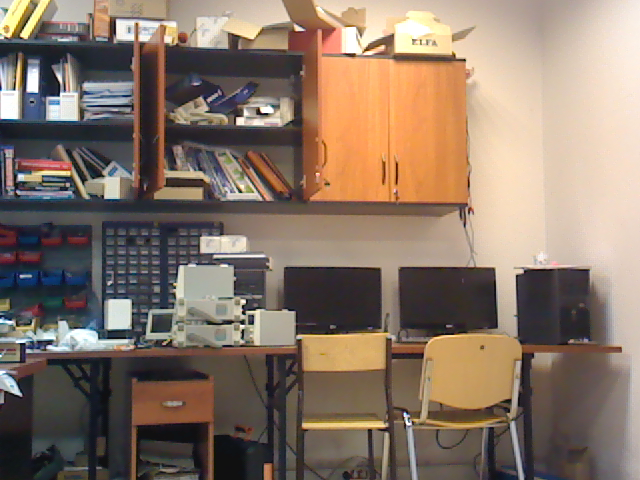
#> input picture Lab_8/detekcja_deskrypcja_dopasowanie/forward-1.bmp, 640 x 480 px
$ python main.py
#> lines starting #> are read from the running program, lines starting #| are printed output that depends on the picture
'''

'''
import cv2
import numpy as np
from matplotlib import pyplot as plt
import time

img = cv2.imread('detekcja_deskrypcja_dopasowanie/forward-1.bmp')
#> img is the input picture: shape (480, 640, 3); mean B, G, R 103.5, 117.9, 136.1
img = cv2.cvtColor(img, cv2.COLOR_BGR2GRAY) #konwersja do skali szarości
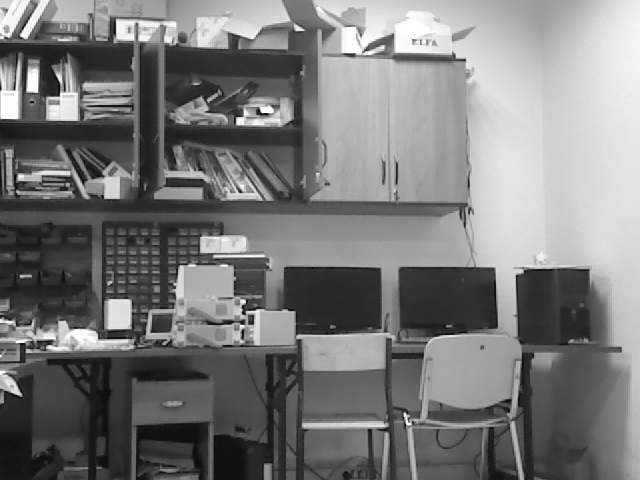
#> img: shape (480, 640); min 15, max 255, mean 121.7

for i in range(1, 7):
    img = cv2.imread(f'detekcja_deskrypcja_dopasowanie/forward-{i}.bmp')
    img = cv2.cvtColor(img, cv2.COLOR_BGR2GRAY)  # konwersja do skali szarości

    print(f'################ forward-{i}.bmp ################ ')
    print(f'////////// FAST /////////// ')
    # FAST
    fast = cv2.FastFeatureDetector_create()  # inicjalizacja detektora
    t_start = time.perf_counter()
    kp = fast.detect(img, None)  # detekcja
#> kp = 3631 keypoints; strongest (x, y, size): (58, 95, 7), (14, 89, 7), (464, 59, 7), (237, 118, 7)
    t_stop = time.perf_counter()
    print(f'FAST: {t_stop - t_start} s')
    img1 = cv2.drawKeypoints(img, kp, None, color=(255, 0, 0))  # narysowanie wykrytych punktów
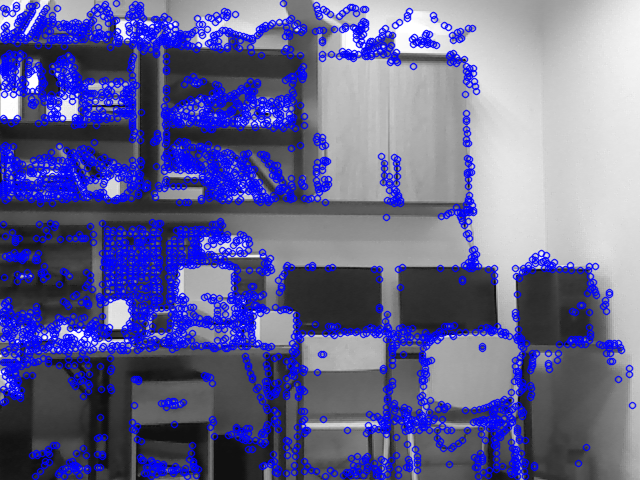
#> img1: shape (480, 640, 3); mean of channels 0, 1, 2 149.5, 100.2, 100.2; drawn as B, G, R
    # Wyświetlenie danych
    print("Threshold: {}".format(fast.getThreshold()))
    print("nonmaxSuppression:{}".format(fast.getNonmaxSuppression()))
    print("neighborhood: {}".format(fast.getType()))
    print("Total FAST Keypoints with nonmaxSuppression: {}".format(len(kp)))
#| Total FAST Keypoints with nonmaxSuppression: 3631

    print(f'////////// ORB /////////// ')
    # ORB
    orb = cv2.ORB_create()  # inicjalizacja detektora
    t_start = time.perf_counter()
    kp = orb.detect(img, None)  # znalezienie punktów kluczowych
#> kp = 500 keypoints; strongest (x, y, size): (261, 111, 31), (263, 112, 37.2), (58, 95, 31), (237, 118, 31)
    # kp, des = orb.compute(img, kp)  # Deskrypcja
    t_stop = time.perf_counter()
    print(f'ORB: {t_stop - t_start} s')
    img2 = cv2.drawKeypoints(img, kp, None, color=(0, 255, 0), flags=0)  # narysowanie wykrytych punktów
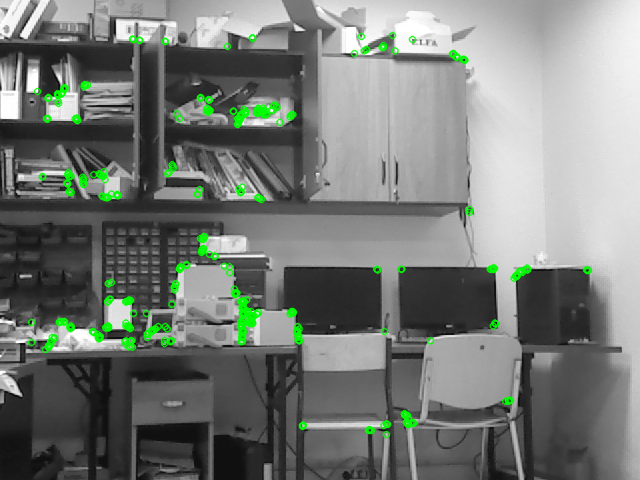
#> img2: shape (480, 640, 3); mean of channels 0, 1, 2 119.1, 124.1, 119.1; drawn as B, G, R
    print("Total ORB Keypoints : {}".format(len(kp)))
#| Total ORB Keypoints : 500

    print(f'////////// SIFT /////////// ')
    # SIFT
    sift = cv2.SIFT_create()
    t_start = time.perf_counter()
    kp = sift.detect(img, None)
#> kp = 1587 keypoints; strongest (x, y, size): (33, 84, 9.5), (240, 121, 5.6), (240, 191, 2.6), (243, 302, 3.3)
    t_stop = time.perf_counter()
    print(f'SIFT: {t_stop - t_start} s')
    img3 = cv2.drawKeypoints(img, kp, img)
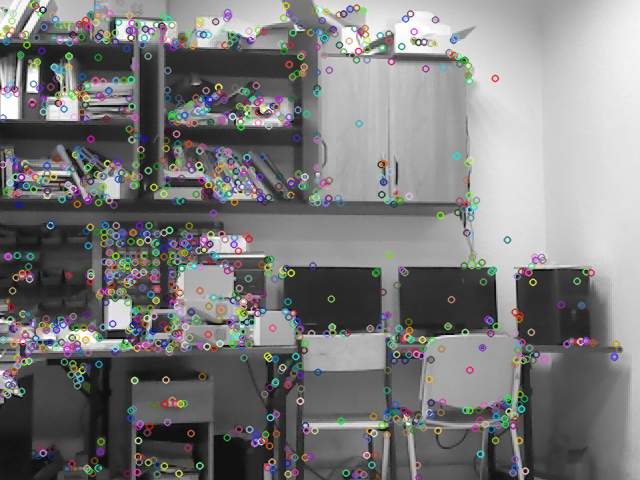
#> img3: shape (480, 640, 3); mean of channels 0, 1, 2 123.1, 123.1, 123.2; drawn as B, G, R
    print("Total SIFT Keypoints : {}".format(len(kp)))
#| Total SIFT Keypoints : 1587
    print('')
#> pass 2 of the loop `for i in range(1, 7):`:
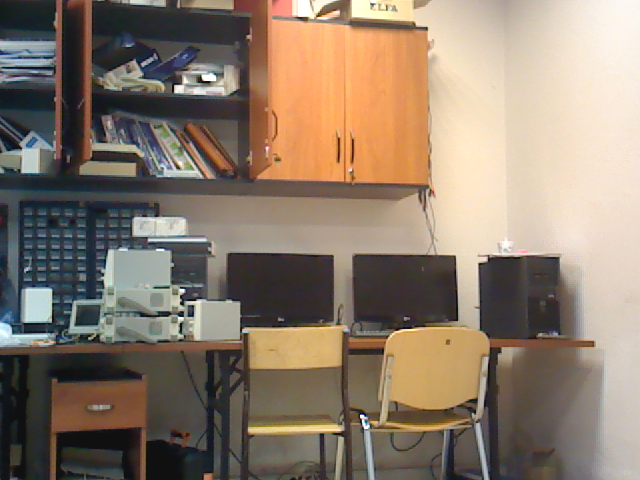
#> input picture Lab_8/detekcja_deskrypcja_dopasowanie/forward-2.bmp, 640 x 480 px
#> img is the input picture: shape (480, 640, 3); mean B, G, R 107.8, 123.7, 139.6
#> `kp = fast.detect(img, None)`: kp = 2784 keypoints; strongest (x, y, size): (362, 415, 7), (180, 303, 7), (175, 86, 7), (426, 27, 7)
#> `img1 = cv2.drawKeypoints(img, kp, None, color=(255, 0, 0))`:
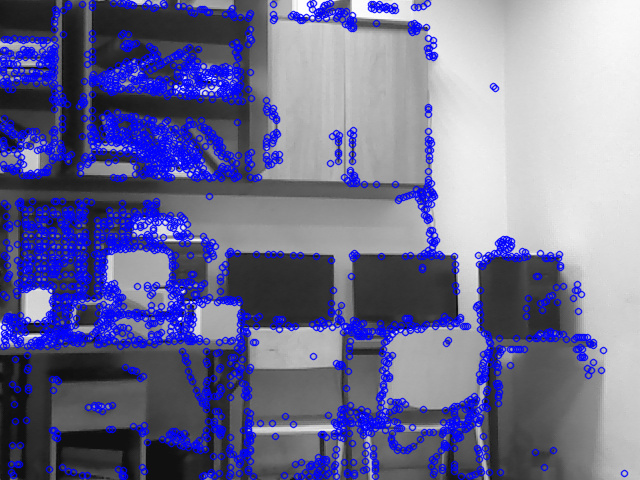
#> img1: shape (480, 640, 3); mean of channels 0, 1, 2 149.4, 110.8, 110.8; drawn as B, G, R
#| Total FAST Keypoints with nonmaxSuppression: 2784
#> `kp = orb.detect(img, None)`: kp = 500 keypoints; strongest (x, y, size): (362, 415, 31), (204, 80, 31), (175, 86, 31), (183, 291, 31)
#| Total ORB Keypoints : 500
#> `kp = sift.detect(img, None)`: kp = 1198 keypoints; strongest (x, y, size): (362, 416, 2.6), (182, 291, 3.2), (179, 89, 6.1), (37, 303, 20.9)
#> `img3 = cv2.drawKeypoints(img, kp, img)`:
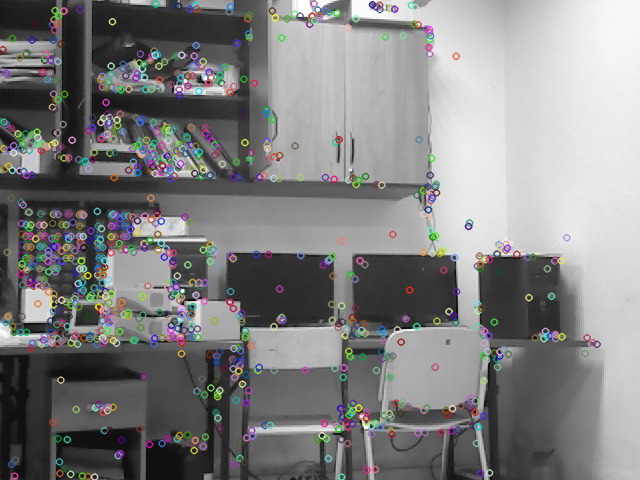
#> img3: shape (480, 640, 3); mean of channels 0, 1, 2 128.3, 128.3, 128.3; drawn as B, G, R
#| Total SIFT Keypoints : 1198
#> pass 3 of the loop `for i in range(1, 7):`:
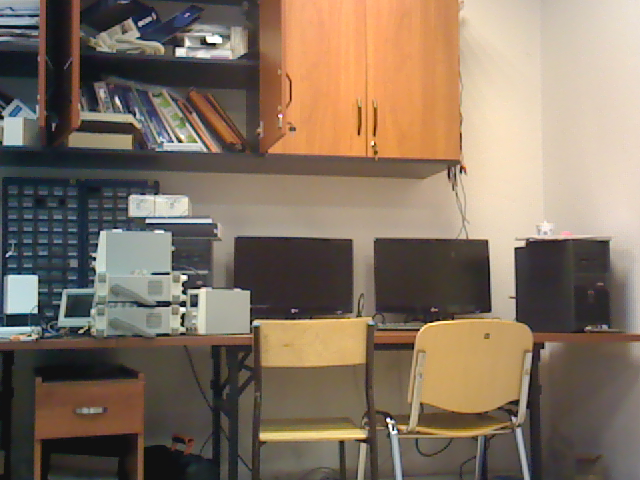
#> input picture Lab_8/detekcja_deskrypcja_dopasowanie/forward-3.bmp, 640 x 480 px
#> img is the input picture: shape (480, 640, 3); mean B, G, R 97.2, 114, 130.9
#> `kp = fast.detect(img, None)`: kp = 2667 keypoints; strongest (x, y, size): (393, 429, 7), (388, 419, 7), (172, 141, 7), (515, 248, 7)
#> `img1 = cv2.drawKeypoints(img, kp, None, color=(255, 0, 0))`:
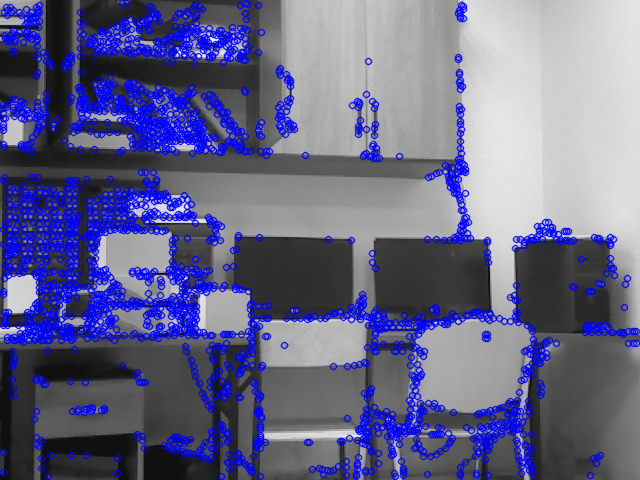
#> img1: shape (480, 640, 3); mean of channels 0, 1, 2 139.4, 102.1, 102.1; drawn as B, G, R
#| Total FAST Keypoints with nonmaxSuppression: 2667
#> `kp = orb.detect(img, None)`: kp = 500 keypoints; strongest (x, y, size): (388, 419, 31), (185, 277, 31), (208, 42, 31), (393, 429, 31)
#| Total ORB Keypoints : 500
#> `kp = sift.detect(img, None)`: kp = 1167 keypoints; strongest (x, y, size): (388, 420, 2.7), (184, 278, 4), (180, 52, 6.5), (183, 304, 4.3)
#> `img3 = cv2.drawKeypoints(img, kp, img)`:
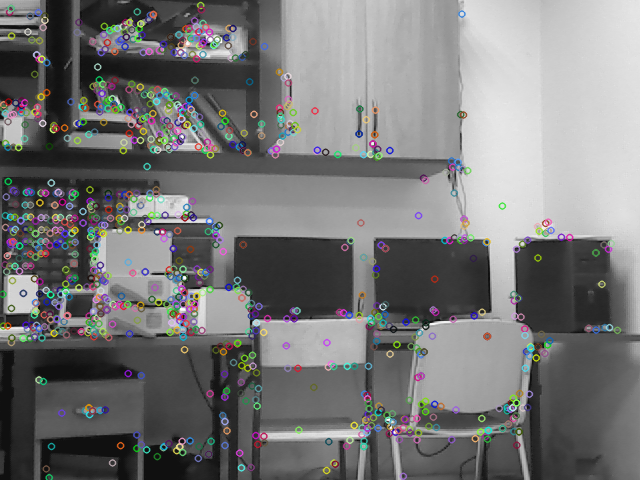
#> img3: shape (480, 640, 3); mean of channels 0, 1, 2 118.7, 118.6, 118.6; drawn as B, G, R
#| Total SIFT Keypoints : 1167
#> (the run stopped early here; a loop or call above may not have finished)
